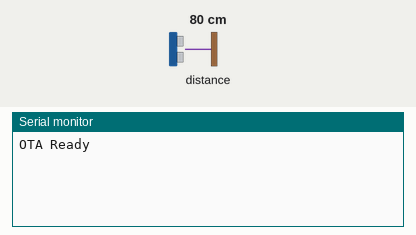
Recording of a sketch running on a simulated ESP8266 (NodeMCU). On the bench: the last lines printed to the serial monitor. Wiring (inferred from the names in the program): ultrasonic range finder: trigger D5; echo D3. The test bench sets the inputs (shaded band); at power-on: distance to the obstacle 80 cm. The echo pulse lasts 58.3 µs per cm; WiFi joins after 1.5 s; servers stay silent unless stated.

Above: at 3.0 s.
3.1 s: distance to the obstacle set to 2 cm
At 5.9 s:
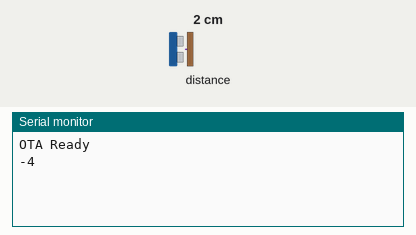
9.3 s: distance to the obstacle set to 4 cm
At 11.7 s:
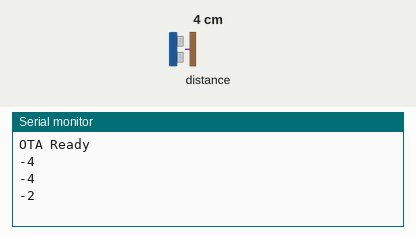

Measured:
- after the input at 3.1 s, the serial monitor: prints a new line after 1.7 s (image 1)
- after the input at 9.3 s, the serial monitor: prints a new line after 1.5 s (image 2)

The sketch:

Upper.ino
```cpp
#define BLYNK_PRINT Serial
#include <ESP8266WiFi.h>
#include <ESP8266mDNS.h>
#include <WiFiUdp.h>
#include <ArduinoOTA.h>
#include <BlynkSimpleEsp8266.h>

char auth[] = "h4SHfR69azTGC1R9TXqI9c3_y4QTgFif";
char ssid[] = "Testnet";
char pass[] = "akhilesh";

////////////V pins Define/////////////
#define Lower V0
#define Beat V1
#define Waterlevel V2
#define Mainsled V3
#define Tanklid V4
#define Mode V5
//////////////////////////////////////

///Support variables///
int prevbeat=-1,getbeat,lowoff=0; //for beat check of Lower
long duration;//for Water level
int distance;//for Water level
float level;//for Water level
int tankopen=0;//tank open
unsigned long tstart=0,tstop=0;//tank open
unsigned long rstart=0,flowrate=0;//flow rate
int prevdistance,rateflag=0;//flow rate
int pstat=2;//lower power
int MODE=0;//mode selection
///////////////////////

WidgetBridge lower(Lower);
BlynkTimer timer1,timer2;
WidgetLED mainsled(Mainsled);

BLYNK_CONNECTED()
{
  lower.setAuthToken("TKsH871RyuNNqCn_8MorYkGXzVEvkMVO");
  Blynk.notify("Connected");
  Blynk.virtualWrite(Tanklid,"Tanklid Closed");
  Blynk.syncVirtual(Mode);
}

////////////////////Beat/////////////////////

BLYNK_WRITE(Beat)
{
  getbeat=param.asInt();
  Serial.println(getbeat);
  if(lowoff==0)
 {
    Blynk.notify("Mains power has been restored");
    lowoff=1;
    pstat=1;
    mainsled.on();
 }
}

void beatcheck()
{ if((getbeat==prevbeat)&&(lowoff==1))
  {
    Blynk.notify("Looks like the mains power went off");
    lowoff=0;
    pstat=0;
    mainsled.off();
  }
  prevbeat=getbeat;
}

//////////////////////////////////////////////

//////////////////Water Level and Tank open////////////////

void checklevel()
{
  digitalWrite(D5, LOW);
  delayMicroseconds(2);
  digitalWrite(D5, HIGH);
  delayMicroseconds(10);
  digitalWrite(D5, LOW);
  duration = pulseIn(D3, HIGH);
  distance= (duration*0.034/2);
  distance-=5;
  Serial.println(distance);
  level=(float((16-distance))/16)*100;
  if(level<0)
  Blynk.virtualWrite(Waterlevel,0);
  else
  Blynk.virtualWrite(Waterlevel,int(level));
}

void waterlevel()
{
 checklevel();
 if(level<7 && level>0 && MODE==2 )
 {
  lower.virtualWrite(V2,1);
  //startrate();
 }
 else if(level>20 && MODE==2 )
 {
  lower.virtualWrite(V2,0);
  //startrate();
 }
 else if(level<-20 && tankopen==0)
 {
  Blynk.notify("Tank has been opened"); //tank open alert
  Blynk.virtualWrite(Tanklid,"Tanklid Opened");
  tankopen=1;
  tstart=millis();
 }
 //else if(level>0)
 //tankopen=0;

 if(tankopen==1 && level>0)
 {
  tstop=millis();
  tstop=(tstop-tstart)/1000;
  Blynk.notify("Tank closed. It was opened for: " + String(tstop) + "s");
  Blynk.virtualWrite(Tanklid,"Tanklid Closed");
  tankopen=0;
 }
}

//////////////////////////////////////////////

//////////////////Flow rate/////////////////
/*void startrate()
{
  if(rateflag==0)
  {
    rstart=millis();
    prevdistance=distance;
    rateflag=1;
    Serial.println("here");
  }
  if(prevdistance!=distance)
  {
    flowrate=millis();
    flowrate=(flowrate-rstart)/1000;
    rateflag=0;
    Serial.println("Flow rate= "+ String(flowrate) + "s/cm");
  }

}*/
/////////////////////////////////////////////

////////////////Mode selection///////////////
BLYNK_WRITE(Mode)
{
  MODE=param.asInt();

}
////////////////////////////////////////////

void setup()
{
  Serial.begin(9600);
  OTA();
  Blynk.begin(auth, ssid, pass);
  timer1.setInterval(3*1000, beatcheck);
  timer2.setInterval(3*1000, waterlevel);
  pinMode(D5, OUTPUT);// For Water level
  pinMode(D3, INPUT);// For Water level
}

void loop()
{
  Blynk.run();
  ArduinoOTA.handle();
  timer1.run();
  timer2.run();
}


void OTA()
{
  WiFi.mode(WIFI_STA);
  WiFi.begin(ssid, pass);
  while (WiFi.waitForConnectResult() != WL_CONNECTED)
  {
    Serial.println("Connection Failed! Rebooting...");
    delay(5000);
    ESP.restart();
  }

  ArduinoOTA.setHostname("Pravah(U)");
  ArduinoOTA.setPassword((const char *)"sensepro");

  ArduinoOTA.onStart([]() {
    String type;
    if (ArduinoOTA.getCommand() == U_FLASH) {
      type = "sketch";
    } else { // U_FS
      type = "filesystem";
    }

    // NOTE: if updating FS this would be the place to unmount FS using FS.end()
    Serial.println("Start updating " + type);
  });
  ArduinoOTA.onEnd([]() {
    Serial.println("\nEnd");
  });
  ArduinoOTA.onProgress([](unsigned int progress, unsigned int total) {
    Serial.printf("Progress: %u%%\r", (progress / (total / 100)));
  });
  ArduinoOTA.onError([](ota_error_t error) {
    Serial.printf("Error[%u]: ", error);
    if (error == OTA_AUTH_ERROR) {
      Serial.println("Auth Failed");
    } else if (error == OTA_BEGIN_ERROR) {
      Serial.println("Begin Failed");
    } else if (error == OTA_CONNECT_ERROR) {
      Serial.println("Connect Failed");
    } else if (error == OTA_RECEIVE_ERROR) {
      Serial.println("Receive Failed");
    } else if (error == OTA_END_ERROR) {
      Serial.println("End Failed");
    }
  });
  ArduinoOTA.begin();
  Serial.println("OTA Ready");
}
```
